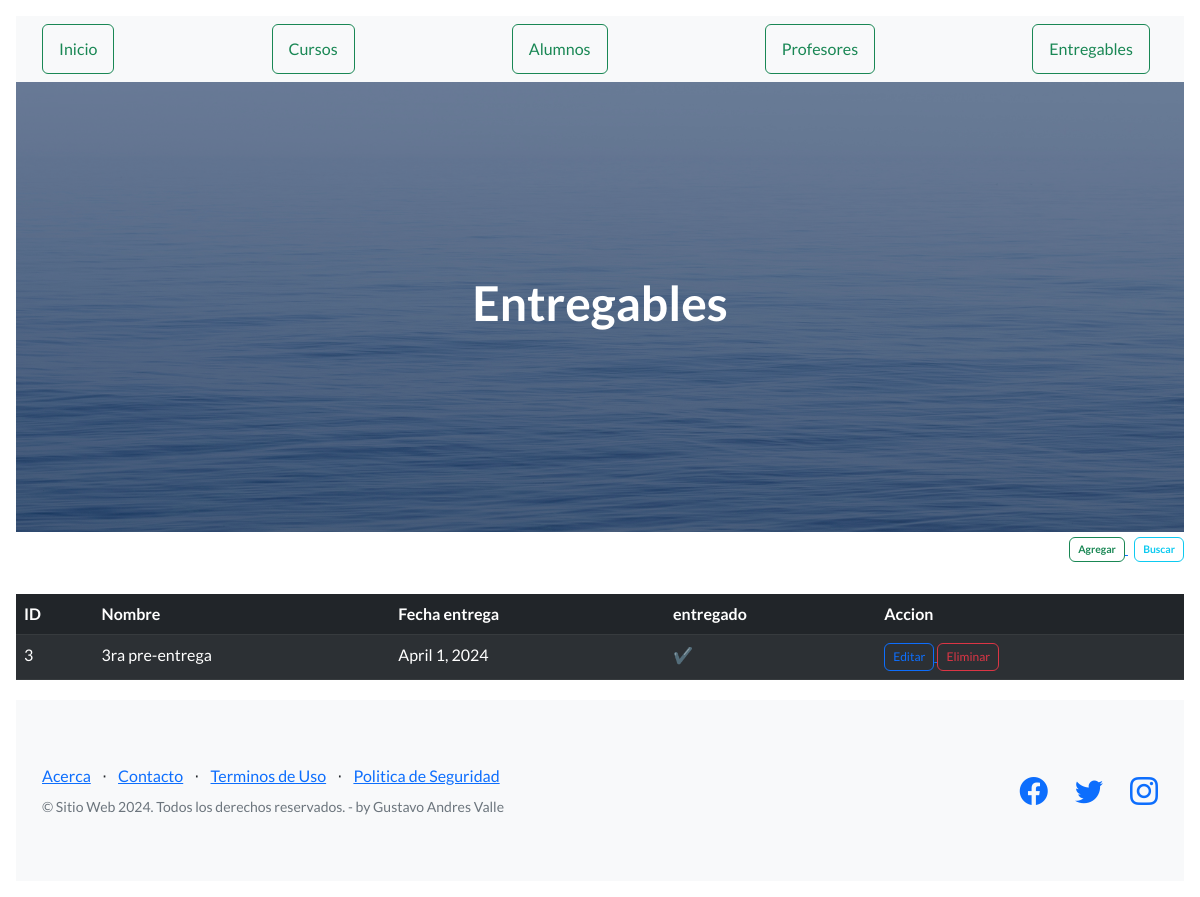
The page /AppCoder/ver_entregables on the database its author committed.
### AppCoder/models.py (models this page shows, shortened)
class Entregable(models.Model):
    nombre = models.CharField(max_length=40)
    fecha_entrega = models.DateField()
    entregado = models.BooleanField()

### AppCoder/views.py (the view)
# urls.py: path("ver_entregables", views.ver_entregables, name="entregables"),
def ver_entregables(request):
    entregables = Entregable.objects.all()
    dicc = {"entregables": entregables}
    plantilla = loader.get_template("entregables.html")
    documento = plantilla.render(dicc)
    return HttpResponse(documento)

### AppCoder/templates/entregables.html (shortened to what this page needs)
{% extends "base.html" %}
{% block title %}<h1 class="text-center"> Entregables </h1>{% endblock %}
{% load static %}
{% block contenido %}
    <div class="d-grid gap-2 col-12 mx-auto justify-content-md-end">
        <div>
            <a href="{% url 'alta_entregable' %}">
                <button type="button"
                        class="fw-bold btn btn btn-outline-success"
                        style="--bs-btn-padding-y: .25rem; --bs-btn-padding-x: .5rem;
                        --bs-btn-font-size: .65rem;">
                    Agregar
                </button>
            </a>
            <a href="{% url 'bus_entregable' %}">
                <button type="button"
                        class="fw-bold btn btn btn-outline-info"
                        style="--bs-btn-padding-y: .25rem; --bs-btn-padding-x: .5rem;
                        --bs-btn-font-size: .65rem;">
                    Buscar
                </button>
            </a>
        </div>
    </div>
    {% if entregables %}
    <table class="table table-md table-dark table-striped">
    <div class="table-responsive">
        <thead>
            <tr>
                <th>ID</th>
                <th>Nombre</th>
                <th>Fecha entrega</th>
                <th>entregado</th>
                <th>Accion</th>
            </tr>
        </thead>
        <body>
            {% for n in entregables %}
            <tr>
                <td>{{n.id}}</td>
                <td>{{n.nombre}}</td>
                <td>{{n.fecha_entrega}}</td>
                <td>{% if n.entregado == False %} ❌ {% else %} ✔ {% endif %}</td>
                <td>
                    <div>
                        <a href="{% url 'editar_entregable' n.id %}">
                            <button type="button"
                                        class="btn btn-outline-primary"
                                        style="--bs-btn-padding-y: .25rem; --bs-btn-padding-x: .5rem;
                            --bs-btn-font-size: .75rem;">Editar
                                </button>
                        <a href="{% url 'eliminar_entregable' n.id %}">
                            <button type="button"
                                        class="btn btn-outline-danger btnEliminacion"
                                        style="--bs-btn-padding-y: .25rem; --bs-btn-padding-x: .5rem;
                            --bs-btn-font-size: .75rem;">Eliminar
                                </button>
                        </a>
                    </div>
                </td>
            </tr>
            {% endfor %}
        </body>
        </div>
    </table>
    {% else %}
        <center><h4 class="fs-4 text-warning bg-dark">No hay registros</h4></center>
    {% endif %}
{% endblock %}

### rows shown on the page
Entregable: id "3", nombre "3ra pre-entrega", fecha_entrega "April 1, 2024"
